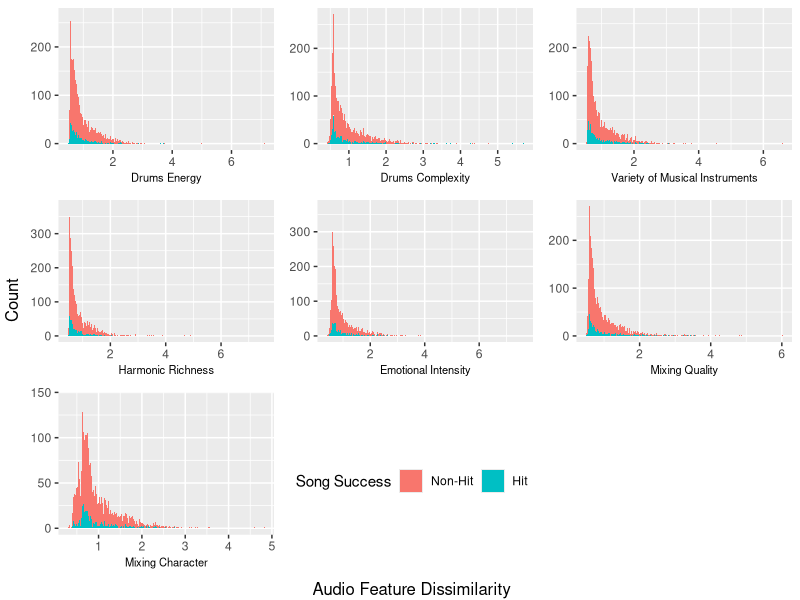
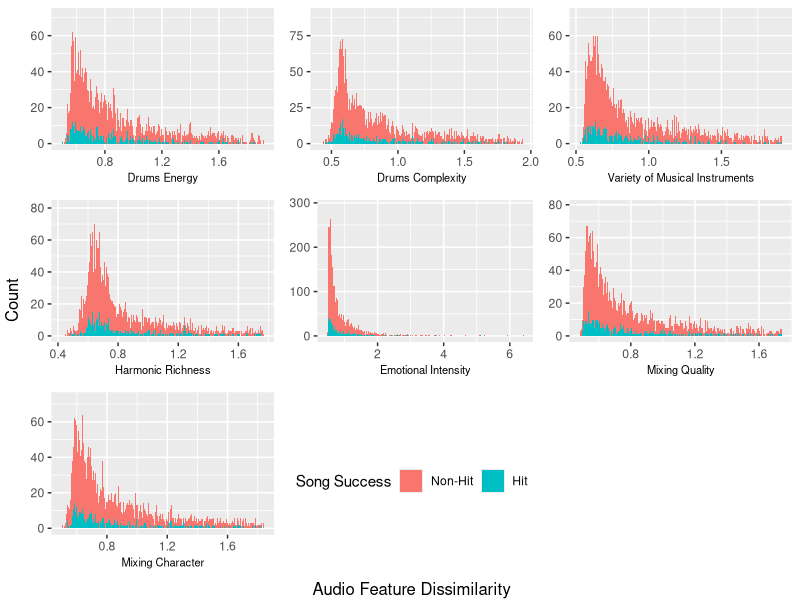
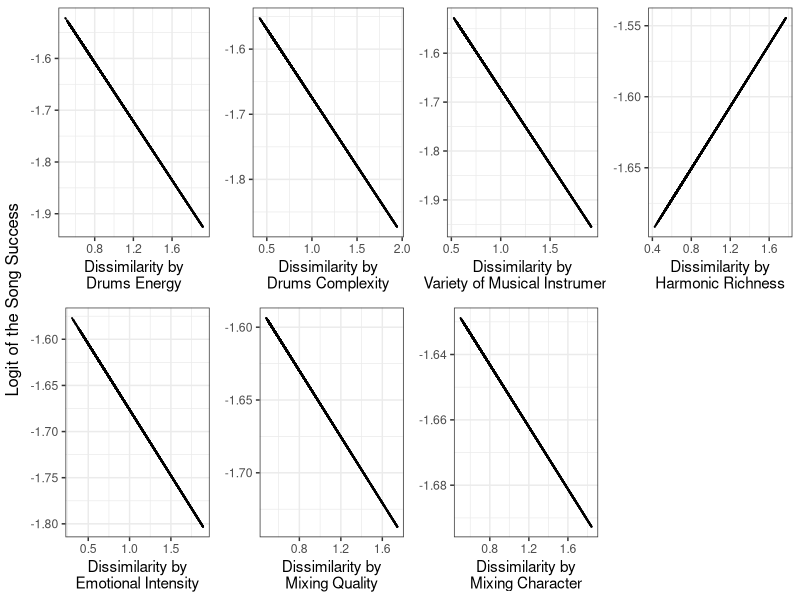

Here is the R script that generated these plots, in order: (Note: this script raises an error after producing the figures.)
## ---- chunk 1
library(ggplot2)
library(dplyr)
library(tidyverse)
library(gridExtra)
library(grid)
library(mgcv)
library(ggeffects)
final_df = read.csv("Clean_Dataset.csv")
## ---- chunk 2
final_df1 = final_df %>% dplyr::select(-"artist_name",-"album_release_date",-"hit_n",-"is_feat",-"n_feat")
final_df1$Song_Success = factor(final_df1$Song_Success, levels = c("none","hit"))

final_df1 = final_df1[!duplicated(final_df1[,1]),] %>% dplyr::select(-track_id)

head(final_df1)
## ---- chunk 3
p1 = ggplot(data = final_df1) +
      geom_histogram(aes(x = final_df1[,2],fill = Song_Success), bins=1000) +
      labs(x = "Drums Energy",fill="Song Success") +
      scale_fill_discrete(labels = c("Non-Hit","Hit")) +
      theme(legend.position = "bottom",
            axis.title.x = element_text(size = 8),
            axis.title.y = element_blank())

p2 = ggplot(data = final_df1) +
      geom_histogram(aes(x = final_df1[,3],fill = Song_Success), bins=1000) +
      labs(x = "Drums Complexity") +
      theme(legend.position = "none",
            axis.title.x = element_text(size = 8),
            axis.title.y = element_blank())

p3 = ggplot(data = final_df1) +
      geom_histogram(aes(x = final_df1[,4],fill = Song_Success), bins=1000) +
      labs(x = "Variety of Musical Instruments") +
      theme(legend.position = "none",
            axis.title.x = element_text(size = 8),
            axis.title.y = element_blank())

p4 = ggplot(data = final_df1) +
      geom_histogram(aes(x = final_df1[, 5],fill = Song_Success), bins=1000) +
      labs(x = "Harmonic Richness") +
      theme(legend.position = "none",
            axis.title.x = element_text(size = 8),
            axis.title.y = element_blank())

p5 = ggplot(data = final_df1) +
      geom_histogram(aes(x = final_df1[,6],fill = Song_Success), bins=1000) +
      labs(x = "Emotional Intensity") +
      theme(legend.position = "none",
            axis.title.x = element_text(size = 8),
            axis.title.y = element_blank())

p6 = ggplot(data = final_df1) +
      geom_histogram(aes(x = final_df1[,7],fill = Song_Success), bins=1000) +
      labs(x = "Mixing Quality") +
      theme(legend.position = "none",
            axis.title.x = element_text(size = 8),
            axis.title.y = element_blank())

p7 = ggplot(data = final_df1) +
      geom_histogram(aes(x = final_df1[,8],fill = Song_Success), bins=1000) +
      labs(x = "Mixing Character") +
      theme(legend.position = "none",
            axis.title.x = element_text(size = 8),
            axis.title.y = element_blank())
plot = p1
# get tabular interpretation of plot
plot_table <- ggplot_gtable(ggplot_build(plot)) 
#  Mark only legend in plot
legend_plot <- which(sapply(plot_table$grobs, function(x) x$name) == "guide-box") 
# extract legend
legend <- plot_table$grobs[[legend_plot]]

combined_plot = grid.arrange(p1 + theme(legend.position="none"),p2,p3,
                             p4,p5,p6,p7,legend,
                             left = "Count", bottom = "Audio Feature Dissimilarity")

## ---- chunk 4
library(car)
vec = final_df1$Drums_Energy %in% boxplot.stats(final_df1$Drums_Energy)$out
d_energy = final_df1[!vec,]

vec = final_df1$Drums_Complexity %in% boxplot.stats(final_df1$Drums_Complexity)$out
d_complex = final_df1[!vec,]

vec = final_df1$Variety_of_musical_instruments %in% boxplot.stats(final_df1$Variety_of_musical_instruments)$out
d_variety = final_df1[!vec,]

vec = final_df1$Harmonic_Richness %in% boxplot.stats(final_df1$Harmonic_Richness)$out
d_h_rich = final_df1[!vec,]

vec = final_df1$Emotional_Intensity %in% boxplot.stats(final_df1$Emotional_Intensity)$out
d_emot = final_df1[!vec,]

vec = final_df1$Mixing_Quality %in% boxplot.stats(final_df1$Mixing_Quality)$out
d_m_qual = final_df1[!vec,]

vec = final_df1$Mixing_Character %in% boxplot.stats(final_df1$Mixing_Character)$out
d_m_char = final_df1[!vec,]
## ---- chunk 5
p1 = ggplot(data = d_energy) +
      geom_histogram(aes(x = d_energy$Drums_Energy,fill = Song_Success), bins=1000) +
      labs(x = "Drums Energy",fill="Song Success") +
      scale_fill_discrete(labels = c("Non-Hit","Hit")) +
      theme(legend.position = "bottom",
            axis.title.x = element_text(size = 8),
            axis.title.y = element_blank())

p2 = ggplot(data = d_complex) +
      geom_histogram(aes(x = d_complex$Drums_Complexity,fill = Song_Success), bins=1000) +
      labs(x = "Drums Complexity") +
      theme(legend.position = "none",
            axis.title.x = element_text(size = 8),
            axis.title.y = element_blank())

p3 = ggplot(data = d_variety) +
      geom_histogram(aes(x = d_variety$Variety_of_musical_instruments,fill = Song_Success), bins=1000) +
      labs(x = "Variety of Musical Instruments") +
      theme(legend.position = "none",
            axis.title.x = element_text(size = 8),
            axis.title.y = element_blank())

p4 = ggplot(data = d_h_rich) +
      geom_histogram(aes(x = d_h_rich$Harmonic_Richness,fill = Song_Success), bins=1000) +
      labs(x = "Harmonic Richness") +
      theme(legend.position = "none",
            axis.title.x = element_text(size = 8),
            axis.title.y = element_blank())

p5 = ggplot(data = d_emot) +
      geom_histogram(aes(x = d_emot$Mixing_Quality,fill = Song_Success), bins=1000) +
      labs(x = "Emotional Intensity") +
      theme(legend.position = "none",
            axis.title.x = element_text(size = 8),
            axis.title.y = element_blank())

p6 = ggplot(data = d_m_qual) +
      geom_histogram(aes(x = d_m_qual$Mixing_Quality,fill = Song_Success), bins=1000) +
      labs(x = "Mixing Quality") +
      theme(legend.position = "none",
            axis.title.x = element_text(size = 8),
            axis.title.y = element_blank())

p7 = ggplot(data = d_m_char) +
      geom_histogram(aes(x = d_m_char$Mixing_Character,fill = Song_Success), bins=1000) +
      labs(x = "Mixing Character") +
      theme(legend.position = "none",
            axis.title.x = element_text(size = 8),
            axis.title.y = element_blank())

plot = p1
# get tabular interpretation of plot
plot_table <- ggplot_gtable(ggplot_build(plot)) 
#  Mark only legend in plot
legend_plot <- which(sapply(plot_table$grobs, function(x) x$name) == "guide-box") 
# extract legend
legend <- plot_table$grobs[[legend_plot]]

combined_plot = grid.arrange(p1 + theme(legend.position="none"),p2,p3,
                             p4,p5,p6,p7,legend,
                             left = "Count", bottom = "Audio Feature Dissimilarity")
## ---- chunk 6
u1 = gam(Song_Success~s(Drums_Energy),data = d_energy, family = binomial,method = "REML")
u2 = gam(Song_Success~s(Drums_Complexity),data = d_complex,family = binomial,method = "REML")
u3 = gam(Song_Success~s(Variety_of_musical_instruments),data = d_variety, family = binomial,method = "REML")
u4 = gam(Song_Success~s(Harmonic_Richness),data = d_h_rich, family = binomial,method = "REML")
u5 = gam(Song_Success~s(Emotional_Intensity),data = d_emot, family = binomial,method = "REML")
u6 = gam(Song_Success~s(Mixing_Quality),data = d_m_qual, family = binomial,method = "REML")
u7 = gam(Song_Success~s(Mixing_Character),data = d_m_char, family = binomial,method = "REML")

summary(u1)$s.table
summary(u2)$s.table
summary(u3)$s.table
summary(u4)$s.table
summary(u5)$s.table
summary(u6)$s.table
summary(u7)$s.table
## ---- chunk 7
l1 = gam(Song_Success~Drums_Energy,data = d_energy, family = binomial,method = "REML")
l2 = gam(Song_Success~Drums_Complexity,data = d_complex,family = binomial,method = "REML")
l3 = gam(Song_Success~Variety_of_musical_instruments,data = d_variety, family = binomial,method = "REML")
l4 = gam(Song_Success~Harmonic_Richness,data = d_h_rich, family = binomial,method = "REML")
l5 = gam(Song_Success~Emotional_Intensity,data = d_emot, family = binomial,method = "REML")
l6 = gam(Song_Success~Mixing_Quality,data = d_m_qual, family = binomial,method = "REML")
l7 = gam(Song_Success~Mixing_Character,data = d_m_char, family = binomial,method = "REML")

summary(l7)
## ---- chunk 8
# Predict the probability (p) of song success
probabilities <- predict(l1, type = "response")
predicted.classes <- ifelse(probabilities > 0.5, "pos", "neg")

# Select only numeric predictors
mydata <- filter(d_energy) %>% dplyr::select(Drums_Energy)
predictors <- colnames(mydata)
# Bind the logit and tidying the data for plot

mydata <- mydata %>%
  mutate(logit = log(probabilities/(1-probabilities))) %>%
  gather(key = "predictors", value = "predictor.value", -logit)

p1 = ggplot(mydata, aes(logit, predictor.value))+
  geom_point(size = 0.05, alpha = 0.8) +
  theme_bw() +
  labs(y = "Dissimilarity by\nDrums Energy",x=NULL) +
  coord_flip()

# ------------------------------------------------------------------------
  
# Predict the probability (p) of song success
probabilities <- predict(l2, type = "response")
predicted.classes <- ifelse(probabilities > 0.5, "pos", "neg")

# Select only numeric predictors
mydata <- filter(d_complex) %>% dplyr::select(Drums_Complexity)
predictors <- colnames(mydata)
# Bind the logit and tidying the data for plot

mydata <- mydata %>%
  mutate(logit = log(probabilities/(1-probabilities))) %>%
  gather(key = "predictors", value = "predictor.value", -logit)

p2 = ggplot(mydata, aes(logit, predictor.value))+
  geom_point(size = 0.05, alpha = 0.8) + 
  theme_bw() +
  labs(y = "Dissimilarity by\nDrums Complexity",x=NULL) +
  coord_flip()

# ------------------------------------------------------------------------
  
# Predict the probability (p) of song success
probabilities <- predict(l3, type = "response")
predicted.classes <- ifelse(probabilities > 0.5, "pos", "neg")

# Select only numeric predictors
mydata <- filter(d_variety) %>% dplyr::select(Variety_of_musical_instruments)
predictors <- colnames(mydata)
# Bind the logit and tidying the data for plot

mydata <- mydata %>%
  mutate(logit = log(probabilities/(1-probabilities))) %>%
  gather(key = "predictors", value = "predictor.value", -logit)

p3 = ggplot(mydata, aes(logit, predictor.value))+
  geom_point(size = 0.05, alpha = 0.8) + 
  theme_bw() +
  labs(y = "Dissimilarity by\nVariety of Musical Instruments",x=NULL) +
  coord_flip()

# ------------------------------------------------------------------------
  
# Predict the probability (p) of song success
probabilities <- predict(l4, type = "response")
predicted.classes <- ifelse(probabilities > 0.5, "pos", "neg")

# Select only numeric predictors
mydata <- filter(d_h_rich) %>% dplyr::select(Harmonic_Richness)
predictors <- colnames(mydata)
# Bind the logit and tidying the data for plot

mydata <- mydata %>%
  mutate(logit = log(probabilities/(1-probabilities))) %>%
  gather(key = "predictors", value = "predictor.value", -logit)

p4 = ggplot(mydata, aes(logit, predictor.value))+
  geom_point(size = 0.05, alpha = 0.8) + 
  theme_bw() +
  labs(y = "Dissimilarity by\nHarmonic Richness",x=NULL) +
  coord_flip()

# ------------------------------------------------------------------------
  
# Predict the probability (p) of song success
probabilities <- predict(l5, type = "response")
predicted.classes <- ifelse(probabilities > 0.5, "pos", "neg")

# Select only numeric predictors
mydata <- filter(d_emot) %>% dplyr::select(Emotional_Intensity)
predictors <- colnames(mydata)
# Bind the logit and tidying the data for plot

mydata <- mydata %>%
  mutate(logit = log(probabilities/(1-probabilities))) %>%
  gather(key = "predictors", value = "predictor.value", -logit)

p5 = ggplot(mydata, aes(logit, predictor.value))+
  geom_point(size = 0.05, alpha = 0.8) + 
  theme_bw() +
  labs(y = "Dissimilarity by\nEmotional Intensity",x=NULL) +
  coord_flip()

# ------------------------------------------------------------------------
  
# Predict the probability (p) of song success
probabilities <- predict(l6, type = "response")
predicted.classes <- ifelse(probabilities > 0.5, "pos", "neg")

# Select only numeric predictors
mydata <- filter(d_m_qual) %>% dplyr::select(Mixing_Quality)
predictors <- colnames(mydata)
# Bind the logit and tidying the data for plot

mydata <- mydata %>%
  mutate(logit = log(probabilities/(1-probabilities))) %>%
  gather(key = "predictors", value = "predictor.value", -logit)

p6 = ggplot(mydata, aes(logit, predictor.value))+
  geom_point(size = 0.05, alpha = 0.8) + 
  theme_bw() +
  labs(y = "Dissimilarity by\nMixing Quality",x=NULL) +
  coord_flip()

# ------------------------------------------------------------------------
  
# Predict the probability (p) of song success
probabilities <- predict(l7, type = "response")
predicted.classes <- ifelse(probabilities > 0.5, "pos", "neg")

# Select only numeric predictors
mydata <- filter(d_m_char) %>% dplyr::select(Mixing_Character)
predictors <- colnames(mydata)
# Bind the logit and tidying the data for plot

mydata <- mydata %>%
  mutate(logit = log(probabilities/(1-probabilities))) %>%
  gather(key = "predictors", value = "predictor.value", -logit)

p7 = ggplot(mydata, aes(logit, predictor.value))+
  geom_point(size = 0.05, alpha = 0.8) +
  theme_bw() +
  labs(y = "Dissimilarity by\nMixing Character",x=NULL) +
  coord_flip()

combined_plot = grid.arrange(p1,p2,p3,p4,
                             p5,p6,p7,
                             left = "Logit of the Song Success",
                             nrow=2, ncol=4)
## ---- chunk 9
k.check(u7)
#gam.check(u1)
## ---- chunk 10
AIC(u1,l1)
AIC(u2,l2)
AIC(u3,l3)
AIC(u4,l4)
AIC(u5,l5)
AIC(u6,l6)
AIC(u7,l7)
## ---- chunk 11
anova.gam(u1,l1, test = "Chisq")
anova.gam(u2,l2, test = "Chisq")
anova.gam(u3,l3, test = "Chisq")
anova.gam(u4,l4, test = "Chisq")
anova.gam(u5,l5, test = "Chisq")
anova.gam(u6,l6, test = "Chisq")
anova.gam(u7,l7, test = "Chisq")
## ---- chunk 12
model_n = u5
summary(model_n)
var_name = row.names(as.data.frame(model_n$coefficients[2])) %>%
              str_sub(start = 3, end = -4) %>%
              str_replace_all(pattern = "_", " ")
line_y = as.numeric(model_n$coefficients[1]) %>% plogis()

plot(ggpredict(model_n))[[1]] +
  labs(title = "Predicted Probabilities of Song Success",
       x = paste("Dissimiliarity by", var_name),
       y = "Predicted Probability of Hit") +
  scale_x_continuous(breaks = seq(0,10,0.25)) +
  scale_y_continuous(breaks = seq(0,1,0.01))

# -----------------------------------------

datka = ggpredict(u5) %>% as.data.frame()

ggpredict(u5) 
summary(u5)
## ---- chunk 13
gam_full = gam(Song_Success~
                 Drums_Energy +
                 s(Drums_Complexity) +
                 s(Variety_of_musical_instruments) +
                 s(Harmonic_Richness) +
                 s(Emotional_Intensity)+
                 s(Mixing_Quality),
               data = final_df1,
               family = binomial,
               method = "REML",
               method.args = list(control = list(type =  "huber")))

summary(gam_full)
#compareGLM(gam_full)

#concurvity(gam_full)
gam.check(gam_full)
## ---- chunk 14
# Splitting the data
set.seed(1)

# using 70% of ds as training set and 30% as test set
sample = sample(c(TRUE, FALSE), nrow(final_df1), replace=TRUE, prob=c(0.7,0.3))
train  = final_df1[sample, ]
test   = final_df1[!sample, ]

# GAM

gam_full1 = gam(Song_Success~
                 s(Drums_Energy) +
                 s(Drums_Complexity) +
                 s(Variety_of_musical_instruments) +
                 s(Harmonic_Richness) +
                 s(Emotional_Intensity)+
                 s(Mixing_Quality),
               data = train,
               family = binomial,
               method = "REML",
               method.args = list(control = list(type =  "huber")))

test_prob = predict(gam_full1, newdata = test, type = "response")

# Creating ROC Curve Plot
library(pROC)
test_roc = roc(test$Song_Success ~ test_prob, plot = TRUE, print.auc = TRUE)

print(paste("GLM Area Under Curve:",test_roc$auc))
